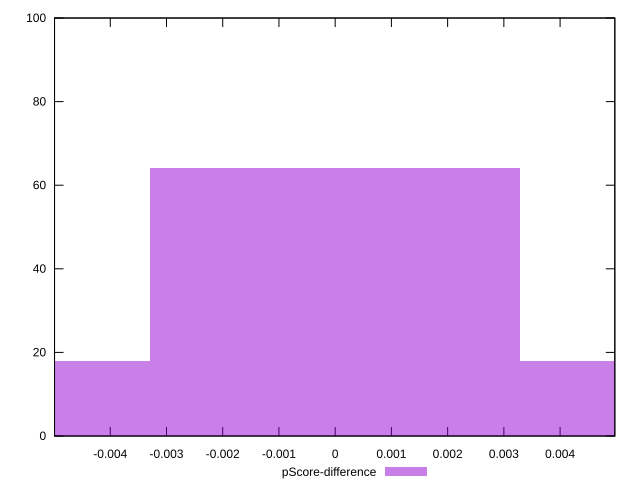

gnuplot code for this plot:
reset

$pScoreDifference <<EOF
-0.006580868527952198 18
0 64
0.006580868527952198 18
EOF

set key outside below
set boxwidth 0.006580868527952198
set xrange [-0.004991033771101959:0.004973285838831845]
set yrange [0:100]
set trange [0:100]
set style fill transparent solid 0.5 noborder
set terminal svg size 640, 490 enhanced background rgb 'white'
set output "reports/report_00027_2021-02-24T12-40-31.850Z/estimated-input-latency/samples/astro/pScore-difference/histogram.svg"

plot $pScoreDifference title "pScore-difference" with boxes

reset
